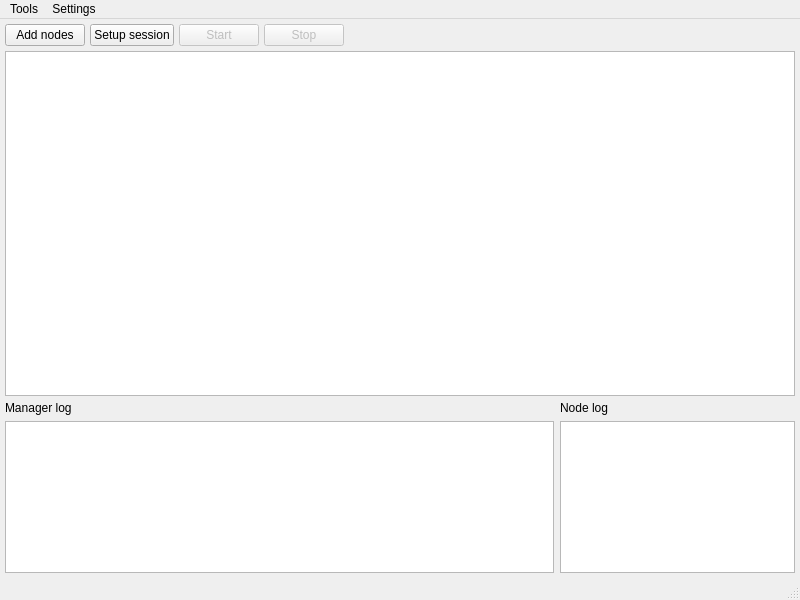
<?xml version="1.0" encoding="UTF-8"?>
<ui version="4.0">
 <class>MainWindow</class>
 <widget class="QMainWindow" name="MainWindow">
  <property name="geometry">
   <rect>
    <x>0</x>
    <y>0</y>
    <width>800</width>
    <height>600</height>
   </rect>
  </property>
  <property name="windowTitle">
   <string>VLSI Designer</string>
  </property>
  <widget class="QWidget" name="centralWidget">
   <layout class="QVBoxLayout" name="verticalLayout_6" stretch="0,8,4">
    <property name="spacing">
     <number>5</number>
    </property>
    <property name="leftMargin">
     <number>5</number>
    </property>
    <property name="topMargin">
     <number>5</number>
    </property>
    <property name="rightMargin">
     <number>5</number>
    </property>
    <property name="bottomMargin">
     <number>5</number>
    </property>
    <item>
     <layout class="QHBoxLayout" name="horizontalLayout">
      <property name="spacing">
       <number>5</number>
      </property>
      <property name="topMargin">
       <number>0</number>
      </property>
      <item>
       <widget class="QPushButton" name="addNodesButton">
        <property name="sizePolicy">
         <sizepolicy hsizetype="Fixed" vsizetype="Fixed">
          <horstretch>0</horstretch>
          <verstretch>0</verstretch>
         </sizepolicy>
        </property>
        <property name="font">
         <font>
          <pointsize>9</pointsize>
         </font>
        </property>
        <property name="text">
         <string>Add nodes</string>
        </property>
        <property name="iconSize">
         <size>
          <width>16</width>
          <height>16</height>
         </size>
        </property>
        <property name="flat">
         <bool>false</bool>
        </property>
       </widget>
      </item>
      <item>
       <widget class="QPushButton" name="setupButton">
        <property name="sizePolicy">
         <sizepolicy hsizetype="Fixed" vsizetype="Fixed">
          <horstretch>0</horstretch>
          <verstretch>0</verstretch>
         </sizepolicy>
        </property>
        <property name="font">
         <font>
          <pointsize>9</pointsize>
         </font>
        </property>
        <property name="text">
         <string>Setup session</string>
        </property>
        <property name="iconSize">
         <size>
          <width>16</width>
          <height>16</height>
         </size>
        </property>
        <property name="flat">
         <bool>false</bool>
        </property>
       </widget>
      </item>
      <item>
       <widget class="QPushButton" name="startButton">
        <property name="enabled">
         <bool>false</bool>
        </property>
        <property name="sizePolicy">
         <sizepolicy hsizetype="Fixed" vsizetype="Fixed">
          <horstretch>0</horstretch>
          <verstretch>0</verstretch>
         </sizepolicy>
        </property>
        <property name="font">
         <font>
          <pointsize>9</pointsize>
         </font>
        </property>
        <property name="text">
         <string>Start</string>
        </property>
        <property name="iconSize">
         <size>
          <width>16</width>
          <height>16</height>
         </size>
        </property>
        <property name="flat">
         <bool>false</bool>
        </property>
       </widget>
      </item>
      <item>
       <widget class="QPushButton" name="stopButton">
        <property name="enabled">
         <bool>false</bool>
        </property>
        <property name="sizePolicy">
         <sizepolicy hsizetype="Fixed" vsizetype="Fixed">
          <horstretch>0</horstretch>
          <verstretch>0</verstretch>
         </sizepolicy>
        </property>
        <property name="font">
         <font>
          <pointsize>9</pointsize>
         </font>
        </property>
        <property name="text">
         <string>Stop</string>
        </property>
        <property name="iconSize">
         <size>
          <width>16</width>
          <height>16</height>
         </size>
        </property>
        <property name="flat">
         <bool>false</bool>
        </property>
       </widget>
      </item>
      <item>
       <spacer name="horizontalSpacer">
        <property name="orientation">
         <enum>Qt::Horizontal</enum>
        </property>
        <property name="sizeHint" stdset="0">
         <size>
          <width>0</width>
          <height>0</height>
         </size>
        </property>
       </spacer>
      </item>
     </layout>
    </item>
    <item>
     <widget class="QTableView" name="nodesTable">
      <property name="sizePolicy">
       <sizepolicy hsizetype="Expanding" vsizetype="Expanding">
        <horstretch>0</horstretch>
        <verstretch>8</verstretch>
       </sizepolicy>
      </property>
      <property name="font">
       <font>
        <pointsize>10</pointsize>
       </font>
      </property>
      <property name="contextMenuPolicy">
       <enum>Qt::CustomContextMenu</enum>
      </property>
      <property name="selectionBehavior">
       <enum>QAbstractItemView::SelectRows</enum>
      </property>
      <attribute name="horizontalHeaderHighlightSections">
       <bool>false</bool>
      </attribute>
      <attribute name="horizontalHeaderStretchLastSection">
       <bool>true</bool>
      </attribute>
     </widget>
    </item>
    <item>
     <layout class="QHBoxLayout" name="horizontalLayout_2" stretch="7,3">
      <item>
       <layout class="QVBoxLayout" name="verticalLayout_3">
        <item>
         <widget class="QLabel" name="managerLogLabel">
          <property name="font">
           <font>
            <pointsize>9</pointsize>
           </font>
          </property>
          <property name="text">
           <string>Manager log</string>
          </property>
         </widget>
        </item>
        <item>
         <widget class="QTextBrowser" name="managerLogText">
          <property name="sizePolicy">
           <sizepolicy hsizetype="Expanding" vsizetype="Expanding">
            <horstretch>0</horstretch>
            <verstretch>0</verstretch>
           </sizepolicy>
          </property>
          <property name="font">
           <font>
            <pointsize>9</pointsize>
           </font>
          </property>
         </widget>
        </item>
       </layout>
      </item>
      <item>
       <layout class="QVBoxLayout" name="verticalLayout_4">
        <item>
         <widget class="QLabel" name="nodeLogLabel">
          <property name="font">
           <font>
            <pointsize>9</pointsize>
           </font>
          </property>
          <property name="text">
           <string>Node log</string>
          </property>
         </widget>
        </item>
        <item>
         <widget class="QTextBrowser" name="nodeLogText">
          <property name="sizePolicy">
           <sizepolicy hsizetype="Expanding" vsizetype="Expanding">
            <horstretch>0</horstretch>
            <verstretch>0</verstretch>
           </sizepolicy>
          </property>
          <property name="font">
           <font>
            <pointsize>9</pointsize>
           </font>
          </property>
         </widget>
        </item>
       </layout>
      </item>
     </layout>
    </item>
   </layout>
  </widget>
  <widget class="QStatusBar" name="statusBar"/>
  <widget class="QMenuBar" name="menuBar">
   <property name="geometry">
    <rect>
     <x>0</x>
     <y>0</y>
     <width>800</width>
     <height>21</height>
    </rect>
   </property>
   <widget class="QMenu" name="menuTools">
    <property name="title">
     <string>Tools</string>
    </property>
    <addaction name="generatorAction"/>
   </widget>
   <widget class="QMenu" name="menuSettings">
    <property name="title">
     <string>Settings</string>
    </property>
    <addaction name="networkConfigurationAction"/>
   </widget>
   <addaction name="menuTools"/>
   <addaction name="menuSettings"/>
  </widget>
  <action name="generatorAction">
   <property name="text">
    <string>Generator</string>
   </property>
  </action>
  <action name="networkConfigurationAction">
   <property name="text">
    <string>Network configuration</string>
   </property>
  </action>
 </widget>
 <layoutdefault spacing="6" margin="11"/>
 <resources/>
 <connections/>
</ui>
